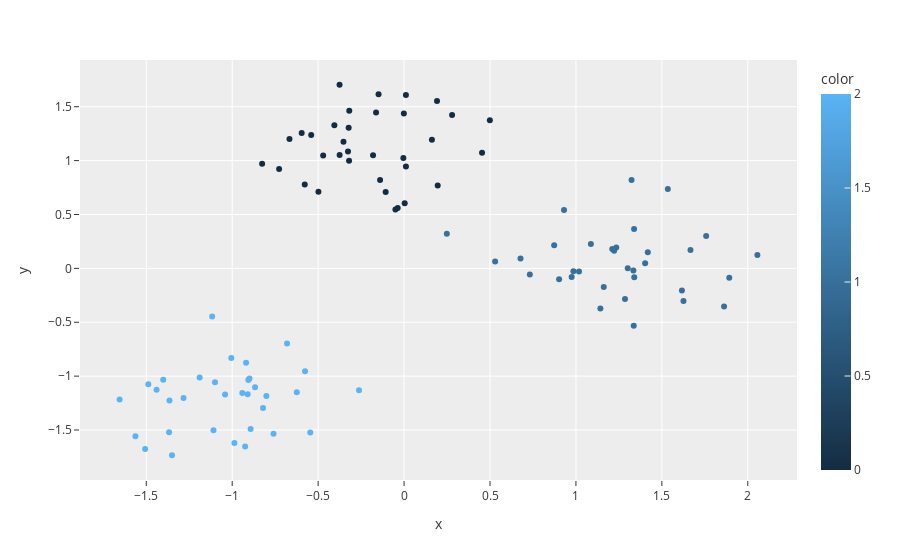

The notebook cell this image was saved under:
### Code cell
px.scatter(x=x_train_scaled[:, 0], y=x_train_scaled[:, 1], color=true_labels)
